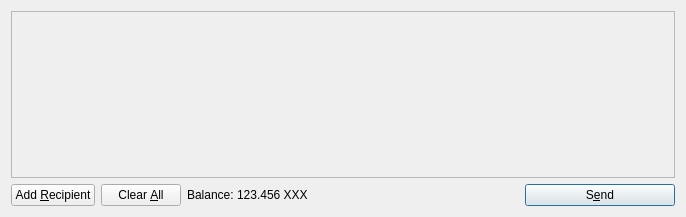
<?xml version="1.0" encoding="UTF-8"?>
<ui version="4.0">
 <class>SendCoinsDialog</class>
 <widget class="QDialog" name="SendCoinsDialog">
  <property name="geometry">
   <rect>
    <x>0</x>
    <y>0</y>
    <width>686</width>
    <height>217</height>
   </rect>
  </property>
  <property name="windowTitle">
   <string>Send Coins</string>
  </property>
  <layout class="QVBoxLayout" name="verticalLayout">
   <item>
    <widget class="QScrollArea" name="scrollArea">
     <property name="widgetResizable">
      <bool>true</bool>
     </property>
     <widget class="QWidget" name="scrollAreaWidgetContents">
      <property name="geometry">
       <rect>
        <x>0</x>
        <y>0</y>
        <width>666</width>
        <height>165</height>
       </rect>
      </property>
      <layout class="QVBoxLayout" name="verticalLayout_2">
       <property name="margin">
        <number>0</number>
       </property>
       <item>
        <layout class="QVBoxLayout" name="entries">
         <property name="spacing">
          <number>6</number>
         </property>
        </layout>
       </item>
       <item>
        <spacer name="verticalSpacer">
         <property name="orientation">
          <enum>Qt::Vertical</enum>
         </property>
         <property name="sizeHint" stdset="0">
          <size>
           <width>20</width>
           <height>40</height>
          </size>
         </property>
        </spacer>
       </item>
      </layout>
     </widget>
    </widget>
   </item>
   <item>
    <layout class="QHBoxLayout" name="horizontalLayout">
     <item>
      <widget class="QPushButton" name="addButton">
       <property name="toolTip">
        <string>Send to multiple recipients at once</string>
       </property>
       <property name="text">
        <string>Add &amp;Recipient</string>
       </property>
       <property name="icon">
        <iconset resource="../bitcoin.qrc">
         <normaloff>:/icons/add</normaloff>:/icons/add</iconset>
       </property>
       <property name="autoDefault">
        <bool>false</bool>
       </property>
      </widget>
     </item>
     <item>
      <widget class="QPushButton" name="clearButton">
       <property name="sizePolicy">
        <sizepolicy hsizetype="Minimum" vsizetype="Fixed">
         <horstretch>0</horstretch>
         <verstretch>0</verstretch>
        </sizepolicy>
       </property>
       <property name="toolTip">
        <string>Remove all transaction fields</string>
       </property>
       <property name="text">
        <string>Clear &amp;All</string>
       </property>
       <property name="icon">
        <iconset resource="../bitcoin.qrc">
         <normaloff>:/icons/remove</normaloff>:/icons/remove</iconset>
       </property>
       <property name="autoRepeatDelay">
        <number>300</number>
       </property>
       <property name="autoDefault">
        <bool>false</bool>
       </property>
      </widget>
     </item>
     <item>
      <layout class="QHBoxLayout" name="horizontalLayout_2">
       <property name="spacing">
        <number>3</number>
       </property>
       <item>
        <widget class="QLabel" name="label">
         <property name="text">
          <string>Balance:</string>
         </property>
        </widget>
       </item>
       <item>
        <widget class="QLabel" name="labelBalance">
         <property name="cursor">
          <cursorShape>IBeamCursor</cursorShape>
         </property>
         <property name="text">
          <string>123.456 XXX</string>
         </property>
         <property name="textInteractionFlags">
          <set>Qt::LinksAccessibleByMouse|Qt::TextSelectableByKeyboard|Qt::TextSelectableByMouse</set>
         </property>
        </widget>
       </item>
      </layout>
     </item>
     <item>
      <spacer name="horizontalSpacer">
       <property name="orientation">
        <enum>Qt::Horizontal</enum>
       </property>
       <property name="sizeHint" stdset="0">
        <size>
         <width>40</width>
         <height>20</height>
        </size>
       </property>
      </spacer>
     </item>
     <item>
      <widget class="QPushButton" name="sendButton">
       <property name="minimumSize">
        <size>
         <width>150</width>
         <height>0</height>
        </size>
       </property>
       <property name="toolTip">
        <string>Confirm the send action</string>
       </property>
       <property name="text">
        <string>S&amp;end</string>
       </property>
       <property name="icon">
        <iconset resource="../bitcoin.qrc">
         <normaloff>:/icons/send</normaloff>:/icons/send</iconset>
       </property>
       <property name="default">
        <bool>true</bool>
       </property>
      </widget>
     </item>
    </layout>
   </item>
  </layout>
 </widget>
 <resources>
  <include location="../bitcoin.qrc"/>
 </resources>
 <connections/>
</ui>
